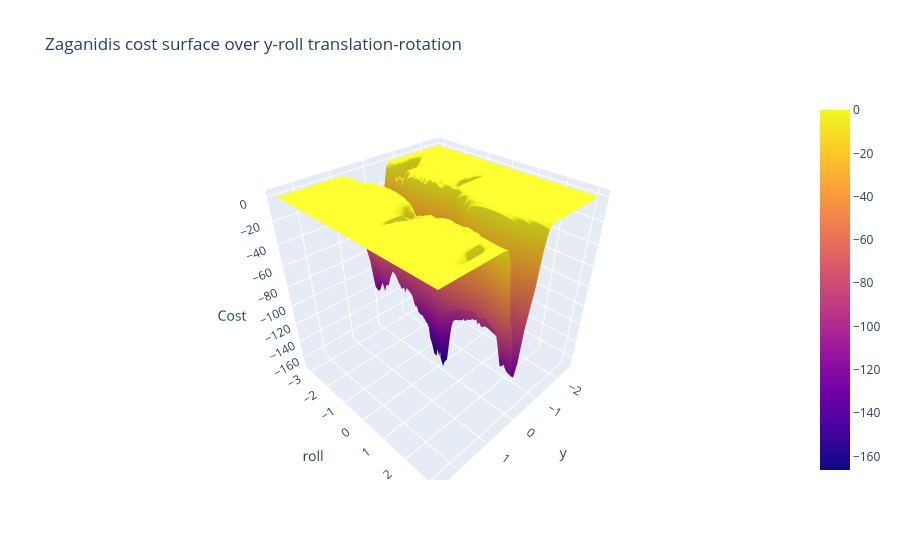

Notebook code cell kept with this figure:
### Code cell
y_r: tuple[float, float] = ( -2.5, 2.5 )
y_n: float = 51
rx_r: tuple[float, float] = ( -np.pi, np.pi )
rx_n: float = 101

y = np.linspace( y_r[0], y_r[1], y_n )
rx = np.linspace( rx_r[0], rx_r[1], rx_n )

samples = np.zeros( ( rx_n, y_n ) )
for i in tqdm( range( y_n ) ):
    for j in range( rx_n ):
        tar_pc.set_pose( np.array( [ 0, y[i], 0, rx[j], 0, 0 ] ).reshape(( 6, 1 )) )
        samples[j, i] = opt.f( tar_pc.get_points() )

plot.plot_sampled_surface( samples, y_r, rx_r, title = "Zaganidis cost surface over y-roll translation-rotation", x_label = "y", y_label = "roll", z_label = "Cost" ).show()

rx_idx, y_idx = np.unravel_index( np.argmin( samples ), samples.shape )
tar_pc.set_pose( np.array( [ 0, y[y_idx], 0, rx[rx_idx], 0, 0 ] ).reshape(( 6, 1 )) )

# gmin_tar_pc_pts = ( tar_pc.p.get_dcm() @ tar_pc_pts.T + tar_pc.p.get_position() ).T

# mesh.display_point_clouds( ref_pc_pts + [ gmin_tar_pc_pts ], ref_pc_vox + list( tar_pc_lbs ), "Sensed and reference point clouds after alignment" )

### Figure 1 — Plotly figure (JSON) as saved in the notebook; plotly's stock layout.template omitted (floating-point values rounded to 4 significant figures; data arrays with more than 128 entries replaced by an {"elided": "..."} marker saying what was removed)
{"data": [{"type": "surface", "x": [-2.5, -2.4, -2.3, -2.2, -2.1, -2.0, -1.9, -1.8, -1.7, -1.6, -1.5, -1.4, -1.3, -1.2, -1.1, -1.0, -0.9, -0.8, -0.7, -0.6, -0.5, -0.4, -0.3, -0.2, -0.1, 0.0, 0.1, 0.2, 0.3, 0.4, 0.5, 0.6, 0.7, 0.8, 0.9, 1.0, 1.1, 1.2, 1.3, 1.4, 1.5, 1.6, 1.7, 1.8, 1.9, 2.0, 2.1, 2.2, 2.3, 2.4, 2.5], "y": [-3.142, -3.079, -3.016, -2.953, -2.89, -2.827, -2.765, -2.702, -2.639, -2.576, -2.513, -2.45, -2.388, -2.325, -2.262, -2.199, -2.136, -2.073, -2.011, -1.948, -1.885, -1.822, -1.759, -1.696, -1.634, -1.571, -1.508, -1.445, -1.382, -1.319, -1.257, -1.194, -1.131, -1.068, -1.005, -0.9425, -0.8796, -0.8168, -0.754, -0.6912, -0.6283, -0.5655, -0.5027, -0.4398, -0.377, -0.3142, -0.2513, -0.1885, -0.1257, -0.06283, 4.441e-16, 0.06283, 0.1257, 0.1885, 0.2513, 0.3142, 0.377, 0.4398, 0.5027, 0.5655, 0.6283, 0.6912, 0.754, 0.8168, 0.8796, 0.9425, 1.005, 1.068, 1.131, 1.194, 1.257, 1.319, 1.382, 1.445, 1.508, 1.571, 1.634, 1.696, 1.759, 1.822, 1.885, 1.948, 2.011, 2.073, 2.136, 2.199, 2.262, 2.325, 2.388, 2.45, 2.513, 2.576, 2.639, 2.702, 2.765, 2.827, 2.89, 2.953, 3.016, 3.079, 3.142], "z": {"elided": "101x51 float values"}}], "layout": {"scene": {"xaxis": {"title": {"text": "y"}}, "yaxis": {"title": {"text": "roll"}}, "zaxis": {"title": {"text": "Cost"}}}, "title": {"text": "Zaganidis cost surface over y-roll translation-rotation"}}}
